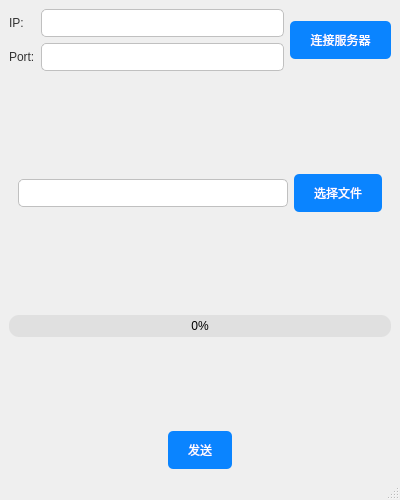
<?xml version="1.0" encoding="UTF-8"?>
<ui version="4.0">
 <class>MainWindow</class>
 <widget class="QMainWindow" name="MainWindow">
  <property name="geometry">
   <rect>
    <x>0</x>
    <y>0</y>
    <width>400</width>
    <height>500</height>
   </rect>
  </property>
  <property name="windowTitle">
   <string>MainWindow</string>
  </property>
  <widget class="QWidget" name="centralwidget">
   <layout class="QVBoxLayout" name="verticalLayout">
    <item>
     <layout class="QGridLayout" name="gridLayout">
      <item row="0" column="0">
       <widget class="QLabel" name="label">
        <property name="styleSheet">
         <string notr="true">QLabel {
    font: 14px &quot;Helvetica Neue&quot;; /* 字体样式 */
    color: #333; /* 字体颜色 */
}</string>
        </property>
        <property name="text">
         <string>IP:</string>
        </property>
       </widget>
      </item>
      <item row="1" column="1">
       <widget class="QLineEdit" name="lineEdit_Port">
        <property name="styleSheet">
         <string notr="true">QLineEdit {
    border: 1px solid #C0C0C0; /* 边框颜色 */
    border-radius: 5px; /* 圆角 */
    padding: 5px; /* 内边距 */
    background-color: #FFFFFF; /* 背景颜色 */
}

QLineEdit:focus {
    border: 1px solid #0A84FF; /* 聚焦时边框颜色 */
}</string>
        </property>
        <property name="text">
         <string/>
        </property>
       </widget>
      </item>
      <item row="1" column="0">
       <widget class="QLabel" name="label_2">
        <property name="styleSheet">
         <string notr="true">QLabel {
    font: 14px &quot;Helvetica Neue&quot;; /* 字体样式 */
    color: #333; /* 字体颜色 */
}</string>
        </property>
        <property name="text">
         <string>Port:</string>
        </property>
       </widget>
      </item>
      <item row="0" column="1">
       <widget class="QLineEdit" name="lineEdit_IP">
        <property name="styleSheet">
         <string notr="true">QLineEdit {
    border: 1px solid #C0C0C0; /* 边框颜色 */
    border-radius: 5px; /* 圆角 */
    padding: 5px; /* 内边距 */
    background-color: #FFFFFF; /* 背景颜色 */
}

QLineEdit:focus {
    border: 1px solid #0A84FF; /* 聚焦时边框颜色 */
}</string>
        </property>
        <property name="text">
         <string/>
        </property>
       </widget>
      </item>
      <item row="0" column="2" rowspan="2">
       <widget class="QPushButton" name="pushButton_ConnectToServer">
        <property name="styleSheet">
         <string notr="true">QPushButton {
    background-color: #0A84FF; /* 按钮颜色 */
    color: white; /* 字体颜色 */
    border: none; /* 移除边框 */
    border-radius: 5px; /* 圆角 */
    padding: 10px 20px; /* 内边距 */
    font: 16px &quot;Helvetica Neue&quot;; /* 字体样式 */
}

QPushButton:hover {
    background-color: #007AFF; /* 悬停时颜色 */
}</string>
        </property>
        <property name="text">
         <string>连接服务器</string>
        </property>
       </widget>
      </item>
     </layout>
    </item>
    <item>
     <spacer name="verticalSpacer_3">
      <property name="orientation">
       <enum>Qt::Vertical</enum>
      </property>
      <property name="sizeHint" stdset="0">
       <size>
        <width>20</width>
        <height>40</height>
       </size>
      </property>
     </spacer>
    </item>
    <item>
     <widget class="QWidget" name="widget" native="true">
      <layout class="QHBoxLayout" name="horizontalLayout">
       <item>
        <widget class="QLineEdit" name="lineEdit_ChooseFile">
         <property name="styleSheet">
          <string notr="true">QLineEdit {
    border: 1px solid #C0C0C0; /* 边框颜色 */
    border-radius: 5px; /* 圆角 */
    padding: 5px; /* 内边距 */
    background-color: #FFFFFF; /* 背景颜色 */
}

QLineEdit:focus {
    border: 1px solid #0A84FF; /* 聚焦时边框颜色 */
}</string>
         </property>
        </widget>
       </item>
       <item>
        <widget class="QPushButton" name="pushButton_ChooseFile">
         <property name="styleSheet">
          <string notr="true">QPushButton {
    background-color: #0A84FF; /* 按钮颜色 */
    color: white; /* 字体颜色 */
    border: none; /* 移除边框 */
    border-radius: 5px; /* 圆角 */
    padding: 10px 20px; /* 内边距 */
    font: 16px &quot;Helvetica Neue&quot;; /* 字体样式 */
}

QPushButton:hover {
    background-color: #007AFF; /* 悬停时颜色 */
}</string>
         </property>
         <property name="text">
          <string>选择文件</string>
         </property>
        </widget>
       </item>
      </layout>
     </widget>
    </item>
    <item>
     <spacer name="verticalSpacer_2">
      <property name="orientation">
       <enum>Qt::Vertical</enum>
      </property>
      <property name="sizeHint" stdset="0">
       <size>
        <width>20</width>
        <height>40</height>
       </size>
      </property>
     </spacer>
    </item>
    <item>
     <widget class="QProgressBar" name="progressBar_SentFile">
      <property name="styleSheet">
       <string notr="true">QProgressBar {
    border: none; /* 移除边框 */
    border-radius: 10px; /* 更大的圆角 */
    background-color: #E0E0E0; /* 更柔和的背景 */
}

QProgressBar::chunk {
    background-color: #0A84FF; /* 更亮的进度颜色 */
    border-radius: 10px; /* 统一圆角 */
}

</string>
      </property>
      <property name="value">
       <number>0</number>
      </property>
      <property name="alignment">
       <set>Qt::AlignCenter</set>
      </property>
     </widget>
    </item>
    <item>
     <spacer name="verticalSpacer">
      <property name="orientation">
       <enum>Qt::Vertical</enum>
      </property>
      <property name="sizeHint" stdset="0">
       <size>
        <width>20</width>
        <height>40</height>
       </size>
      </property>
     </spacer>
    </item>
    <item>
     <layout class="QHBoxLayout" name="horizontalLayout_2">
      <item>
       <spacer name="horizontalSpacer">
        <property name="orientation">
         <enum>Qt::Horizontal</enum>
        </property>
        <property name="sizeHint" stdset="0">
         <size>
          <width>40</width>
          <height>20</height>
         </size>
        </property>
       </spacer>
      </item>
      <item>
       <widget class="QPushButton" name="pushButton_SentFile">
        <property name="styleSheet">
         <string notr="true">QPushButton {
    background-color: #0A84FF; /* 按钮颜色 */
    color: white; /* 字体颜色 */
    border: none; /* 移除边框 */
    border-radius: 5px; /* 圆角 */
    padding: 10px 20px; /* 内边距 */
    font: 16px &quot;Helvetica Neue&quot;; /* 字体样式 */
}

QPushButton:hover {
    background-color: #007AFF; /* 悬停时颜色 */
}</string>
        </property>
        <property name="text">
         <string>发送</string>
        </property>
       </widget>
      </item>
      <item>
       <spacer name="horizontalSpacer_2">
        <property name="orientation">
         <enum>Qt::Horizontal</enum>
        </property>
        <property name="sizeHint" stdset="0">
         <size>
          <width>40</width>
          <height>20</height>
         </size>
        </property>
       </spacer>
      </item>
     </layout>
    </item>
   </layout>
  </widget>
  <widget class="QMenuBar" name="menubar">
   <property name="geometry">
    <rect>
     <x>0</x>
     <y>0</y>
     <width>400</width>
     <height>22</height>
    </rect>
   </property>
  </widget>
  <widget class="QStatusBar" name="statusbar"/>
 </widget>
 <resources/>
 <connections/>
</ui>
